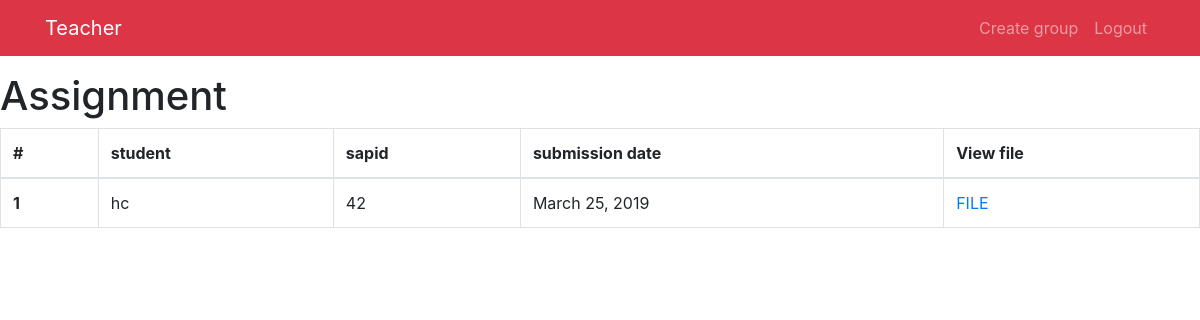
Page /teacher/viewassignment/1/ (signed in) on the committed database.
### student/models.py (models this page shows, shortened)
class student_assignment(models.Model):
    student=models.ForeignKey(students,on_delete=models.CASCADE)
    group=models.ForeignKey(group,on_delete=models.CASCADE)
    assignment=models.ForeignKey(assignment,on_delete=models.CASCADE)
    submission=models.DateField(auto_now=True)
    file = models.FileField(upload_to="assignment",blank=False,null=False)

### home/models.py (models this page shows, shortened)
class students(models.Model):
    user=models.OneToOneField(User,on_delete=models.CASCADE)
    sapid=models.PositiveIntegerField(blank=False)
    year=models.CharField(blank=False, max_length=20,choices=year_choices)
    div=models.CharField(max_length=20,choices=div_choices)
    batch=models.CharField(blank=False, max_length=20,choices=batch_choices)
    dept=models.CharField(choices=dept_choices, max_length=20)

### teachers/views.py (the view)
# urls.py: path('viewassignment/<int:assignpk>/',views.viewassignment,name='viewassignment'),
@login_required
def viewassignment(request,assignpk):
    try :
        assignment_list=student_assignment.objects.filter(assignment=assignpk)
    except :
        assignment_list=None
    context={
        'assignment_list':assignment_list
    }
    return render(request,"view_assignment.html",context)

### templates/view_assignment.html
{% extends "teacher_home.html" %}
{% block body %}
{% if assignment_list %}
<h1>Assignment</h1>
<table class="table table-bordered">
  <thead>
    <tr>
      <th scope="col">#</th>
      <th scope="col">student</th>
      <th scope="col">sapid</th>
      <th scope="col">submission date</th>
      <th scope='col'>View file</th>
    </tr>
  </thead>
  <tbody>
  {% for assignment in assignment_list %}
    <tr>
      <th scope="row">{{forloop.counter}}</th>
      <td>{{assignment.student.user}}</td>
      <td>{{assignment.student.sapid}}</td>
      <td>{{assignment.submission}}</td>
      <td> <a href="{% url 'teacher:teacher_view_all' pk=assignment.pk type='assignment' %}">FILE</a></td>
    </tr>
    {%endfor %}
  </tbody>
</table>
{% endif %}
{% endblock %}

### rows in the picture
student_assignment: student.user "hc", student.sapid "42", submission "March 25, 2019"
